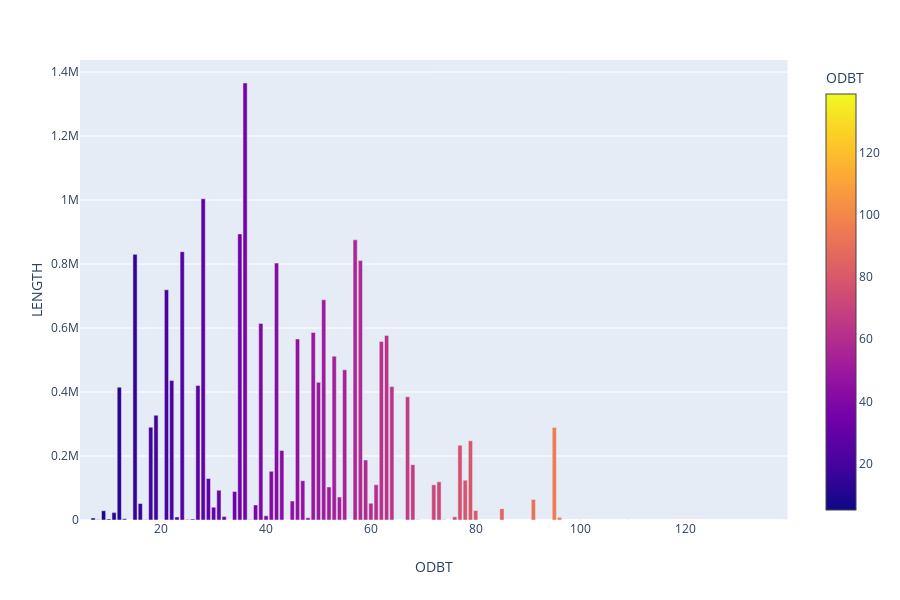

The notebook cell this image was saved under:
### Code cell
import seaborn as sns
from matplotlib import pyplot as plt
import plotly.express as px

f6 = """select sum(abs(ps.EndStationNum-ps.BeginstationNum)) as LENGTH, 
round(ps.PIPEOUTSIDEDIAMETER*25.4/ps.PIPEWALLTHICKNESS,0) as ODBT  
from pipesegment ps
group by round(ps.PIPEOUTSIDEDIAMETER*25.4/ps.PIPEWALLTHICKNESS,0)
            """
f6_odbwt = oracle_sql(f6)
  
#Set figure size with matplotlib
plt.figure(figsize=(20,12))
fig1 = px.bar(f6_odbwt, x='ODBT', y='LENGTH',
            hover_data=['ODBT', 'LENGTH'], color='ODBT'              
           )
fig1.show()

### Figure 1 — Plotly figure (JSON) as saved in the notebook; plotly's stock layout.template omitted (floating-point values rounded to 4 significant figures; data arrays with more than 128 entries replaced by an {"elided": "..."} marker saying what was removed)
{"data": [{"alignmentgroup": "True", "customdata": {"elided": "82x2 float values"}, "hoverlabel": {"namelength": 0}, "hovertemplate": "ODBT=%{marker.color}<br>LENGTH=%{customdata[1]}", "legendgroup": "", "marker": {"color": [null, 34, 43, 57, 51, 42, 22, 30, 78, 25, 91, 54, 100, 29, 11, 47, 28, 13, 59, 77, 76, 6, 44, 31, 21, 95, 20, 26, 72, 66, 70, 14, 68, 46, 24, 53, 32, 85, 96, 5, 61, 35, 37, 63, 38, 55, 48, 23, 17, 8, 69, 74, 41, 45, 50, 52, 80, 40, 71, 33, 27, 7, 58, 109, 36, 49, 18, 64, 62, 39, 15, 12, 19, 9, 73, 139, 79, 16, 10, 67, 60, 65], "coloraxis": "coloraxis"}, "name": "", "offsetgroup": "", "orientation": "v", "showlegend": false, "textposition": "auto", "type": "bar", "x": [null, 34, 43, 57, 51, 42, 22, 30, 78, 25, 91, 54, 100, 29, 11, 47, 28, 13, 59, 77, 76, 6, 44, 31, 21, 95, 20, 26, 72, 66, 70, 14, 68, 46, 24, 53, 32, 85, 96, 5, 61, 35, 37, 63, 38, 55, 48, 23, 17, 8, 69, 74, 41, 45, 50, 52, 80, 40, 71, 33, 27, 7, 58, 109, 36, 49, 18, 64, 62, 39, 15, 12, 19, 9, 73, 139, 79, 16, 10, 67, 60, 65], "xaxis": "x", "y": [102500.0, 88810.0, 217000.0, 875600.0, 688300.0, 802900.0, 436400.0, 39980.0, 124487, 1698.0, 64140, 71490.0, 190.6, 129600.0, 23120.0, 122900.0, 1004000.0, 3545.0, 187700.0, 234000.0, 10180.0, 2, 28.34, 93030.0, 719600.0, 289400.0, 265.3, 3324.0, 110100.0, 178.6, 193.1, 7, 173000.0, 565900.0, 838400.0, 512000.0, 10620.0, 35500.0, 8426.0, 76.6, 110100.0, 894200.0, 586.9, 576800.0, 47010.0, 469500.0, 7000.0, 9469.0, 837, 533.0, 458.8, 669.9, 152100.0, 59150.0, 430500.0, 103200.0, 29570.0, 13010.0, 36.52, 52.88, 420700.0, 6192.0, 810834, 0.3, 1366000.0, 586100.0, 290200.0, 417000.0, 558100.0, 614400.0, 830200.0, 415200.0, 327400.0, 28810.0, 119300.0, 0.3, 247600.0, 51470.0, 3368.0, 384900.0, 52310.0, 91.4], "yaxis": "y"}], "layout": {"barmode": "relative", "coloraxis": {"colorbar": {"title": {"text": "ODBT"}}, "colorscale": [[0, "#0d0887"], [0.1111, "#46039f"], [0.2222, "#7201a8"], [0.3333, "#9c179e"], [0.4444, "#bd3786"], [0.5556, "#d8576b"], [0.6667, "#ed7953"], [0.7778, "#fb9f3a"], [0.8889, "#fdca26"], [1, "#f0f921"]]}, "height": 600, "legend": {"tracegroupgap": 0}, "margin": {"t": 60}, "xaxis": {"anchor": "y", "domain": [0, 0.98], "title": {"text": "ODBT"}}, "yaxis": {"anchor": "x", "domain": [0, 1], "title": {"text": "LENGTH"}}}}
